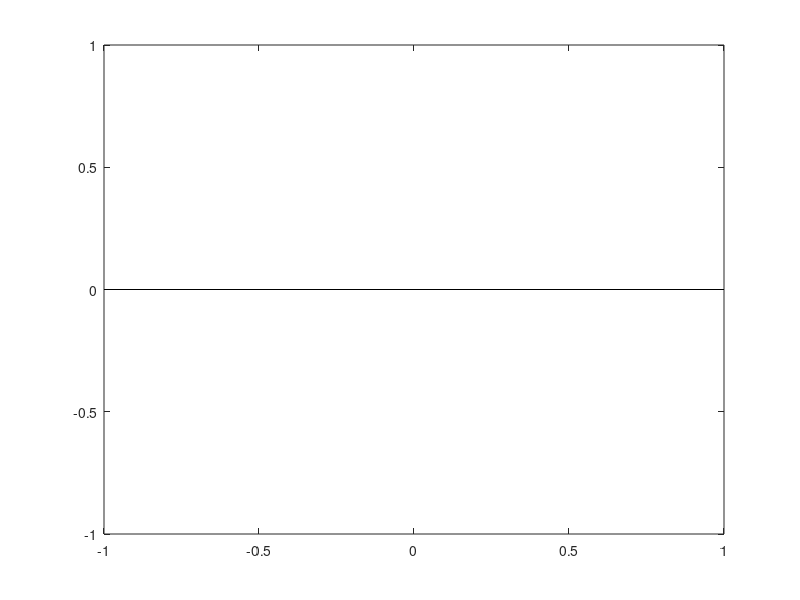

Write MATLAB code to recreate this figure. (Note: this script raises an error after producing the figure.)
addpath('../matlab');

%=========================================================================%
%                                                                         %
%  Autors: Enrico Bertolazzi                                              %
%          Department of Industrial Engineering                           %
%          University of Trento                                           %
%          enrico.bertolazzi@unitn.it                                     %
%          m.fregox@gmail.com                                             %
%                                                                         %
%=========================================================================%
% Driver test program to check Clothoids lib                              %
%=========================================================================%

x0 = -1;
y0 = 0;
x1 = 1;
y1 = 0;

hold off
plot([x0,x1],[y0,y1],'k');
hold on

for theta1=[-pi:pi/5:pi]

  for theta0=[-pi:pi/5:pi]
    L1 = Biarc(x0,y0,theta0,x1,y1,theta1);
    L1.plot();
  end
end

xlim([-1.5,1.5]);
ylim([-1.5,1.5]);
axis equal
